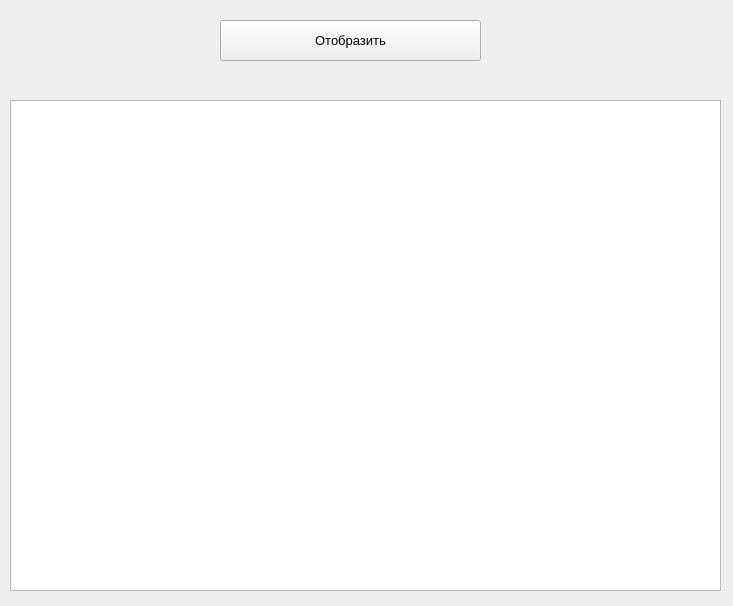
<?xml version="1.0" encoding="UTF-8"?>
<ui version="4.0">
 <class>Form</class>
 <widget class="QWidget" name="Form">
  <property name="geometry">
   <rect>
    <x>0</x>
    <y>0</y>
    <width>733</width>
    <height>606</height>
   </rect>
  </property>
  <property name="windowTitle">
   <string>Form</string>
  </property>
  <widget class="QPushButton" name="pushButton">
   <property name="geometry">
    <rect>
     <x>220</x>
     <y>20</y>
     <width>261</width>
     <height>41</height>
    </rect>
   </property>
   <property name="font">
    <font>
     <pointsize>10</pointsize>
    </font>
   </property>
   <property name="text">
    <string>Отобразить</string>
   </property>
  </widget>
  <widget class="QTableWidget" name="tableWidget">
   <property name="geometry">
    <rect>
     <x>10</x>
     <y>100</y>
     <width>711</width>
     <height>491</height>
    </rect>
   </property>
  </widget>
 </widget>
 <resources/>
 <connections/>
</ui>
